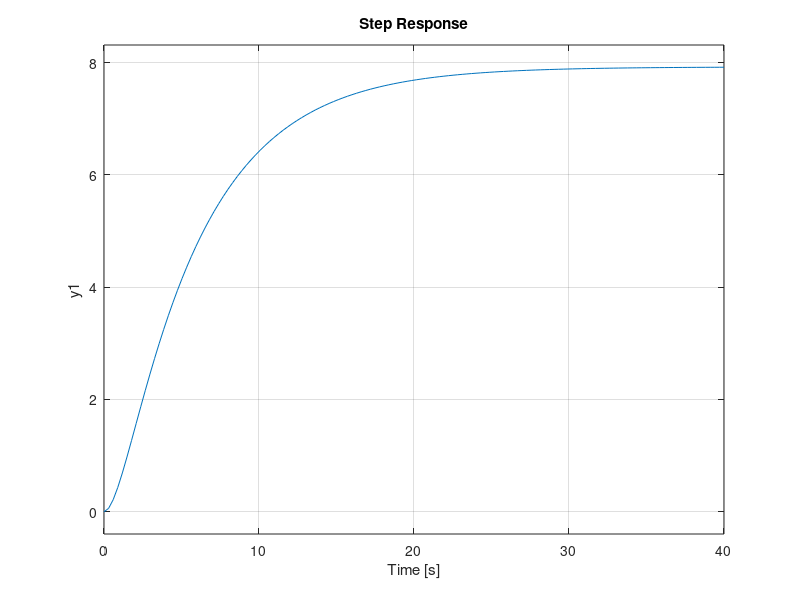
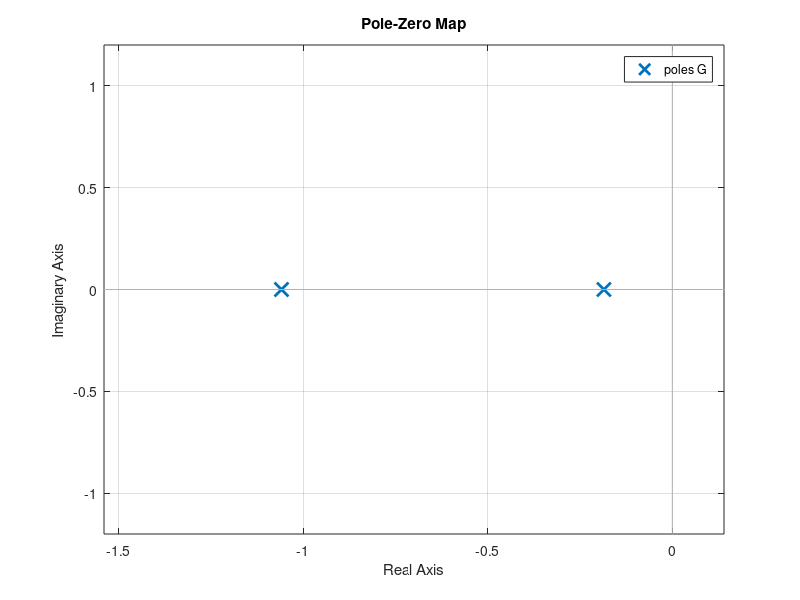
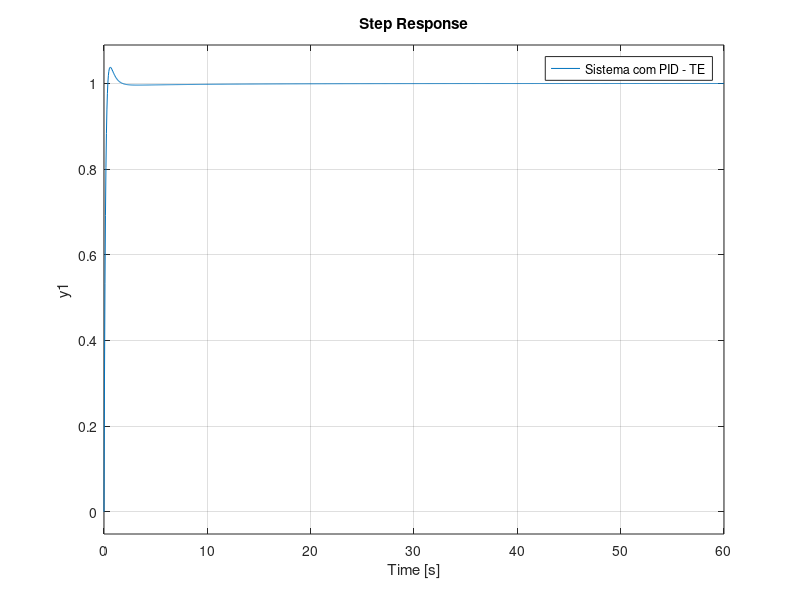

MATLAB code for these plots, in order: (Note: this script raises an error after producing the figures.)
close all
num=4.2
den=[2.7 3.36 0.53]
G=tf(num,den)
step(G)
figure
grid on

pzmap(G) %Malha aberta
figure
p=roots(den)

%Resposta frequência
bode(G)%Malha aberta

%% Controlador PID - tentativa e erro
Kp(1)=10;
Ki(1)=1;
Kd(1)=5;


numC=[Kd(1) Kp(1) Ki(1)];
denC=[1 0];
C=tf(numC,denC);
T=feedback(C*G,1);
step(T);
legend('Sistema com PID - TE')
grid on
stepinfo(T)

%% Controlador PID - ZN
Kp(2)=2.245;
Ki(2)=2.134;
Kd(2)=0.590;


C=pid(Kp,Ki,Kd,1e6);
numC=[Kd(2) Kp(2) Ki(2)];
denC=[1 0];
C=tf(numC,denC);
T=feedback(C*G,1);
step(T);
legend('Sistema com PID - ZN')
grid on
stepinfo(T)

%% Controlador PID - CC
Kp(3)=2.557;
Ki(3)=2.000;
Kd(3)=0.491;


numC=[Kd(3) Kp(3) Ki(3)];
denC=[1 0];
C=tf(numC,denC);
T=feedback(C*G,1);
step(T);
legend('Sistema com PID - CC')
grid on
stepinfo(T)

%% Controlador PID - GA
Kp(4)=15;
Ki(4)=1.561;
Kd(4)=7.5;


numC=[Kd(4) Kp(4) Ki(4)];
denC=[1 0];
C=tf(numC,denC);
T=feedback(C*G,1);
step(T);
legend('Sistema com PID - GA')
grid on
stepinfo(T)

%% Controlador PID - ACO
Kp(5)=14.8591;
Ki(5)=2.2215;
Kd(5)=7.4709;


numC=[Kd(5) Kp(5) Ki(5)];
denC=[1 0];
C=tf(numC,denC);
T=feedback(C*G,1);
step(T);
legend('Sistema com PID - ACO')
grid on
stepinfo(T)


%%
for i=1:5
numC=[Kd(i) Kp(i) Ki(i)];
denC=[1 0];
C=tf(numC,denC);
T=feedback(C*G,1);
step(T);
hold on
grid on
disp(strcat('Controlador PID - ', num2str(i)))
stepinfo(T)
end
legend('Try and Error (TR)', 'Ziegler-Nichols (ZN)', 'Cohen-Coon (CC)', 'Genetic algorithm (GA)', 'Ant colony algorithm (ACO)')

%bode(C*G) %Malha fechada
%rlocus(C*G) %Malha fechada - Sistema realimentado com PID
%T=feedback(C*G);
%figure
%[y,t]=step(T)
%plot(t,y)
%grid on
%legend('Resposta de malha fechada')